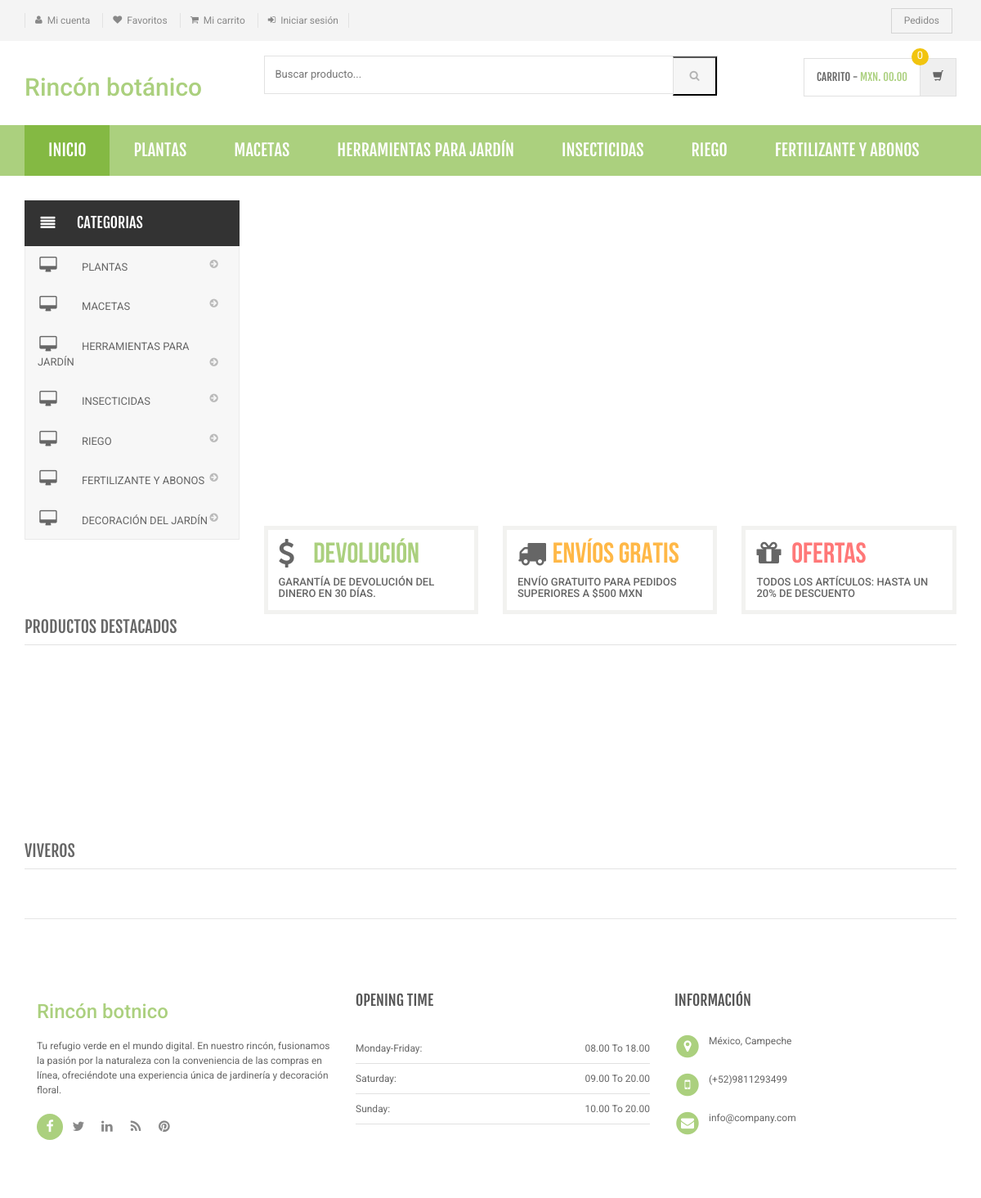
The page / on the database its author committed.
### tables this page shows
CREATE TABLE `category` (
  `id` int(11) NOT NULL,
  `categoryName` varchar(255) DEFAULT NULL,
  `categoryDescription` longtext DEFAULT NULL,
  `creationDate` timestamp NOT NULL DEFAULT current_timestamp(),
  `updationDate` varchar(255) DEFAULT NULL
);

### index.php (the view, shortened to what this page needs)
<?php
include('includes/config.php');
?>
<!DOCTYPE html>
<html lang="en">
	<head>
	    <link rel="stylesheet" href="assets/css/bootstrap.min.css">
	    <link rel="stylesheet" href="assets/css/main.css">
	    <link rel="stylesheet" href="assets/css/green.css">
	    <link rel="stylesheet" href="assets/css/owl.carousel.css">
		<link rel="stylesheet" href="assets/css/owl.transitions.css">
		<link href="assets/css/lightbox.css" rel="stylesheet">
		<link rel="stylesheet" href="assets/css/animate.min.css">
		<link rel="stylesheet" href="assets/css/rateit.css">
		<link rel="stylesheet" href="assets/css/bootstrap-select.min.css">
		<link rel="stylesheet" href="assets/css/config.css">
		<link href="assets/css/green.css" rel="alternate stylesheet" title="Green color">
		<link href="assets/css/blue.css" rel="alternate stylesheet" title="Blue color">
		<link href="assets/css/red.css" rel="alternate stylesheet" title="Red color">
		<link href="assets/css/orange.css" rel="alternate stylesheet" title="Orange color">
		<link href="assets/css/dark-green.css" rel="alternate stylesheet" title="Darkgreen color">
		<link rel="stylesheet" href="assets/css/font-awesome.min.css">
	</head>
    <body class="cnt-home">
<header class="header-style-1">
<?php include('includes/top-header.php');?>
<?php include('includes/main-header.php');?>
<?php include('includes/menu-bar.php');?>
</header>
<div class="body-content outer-top-xs" id="top-banner-and-menu">
	<div class="container">
		<div class="furniture-container homepage-container">
		<div class="row">
			<div class="col-xs-12 col-sm-12 col-md-3 sidebar">
	<?php include('includes/side-menu.php');?>
			</div>
			<div class="col-xs-12 col-sm-12 col-md-9 homebanner-holder">
<div id="hero" class="homepage-slider3">
</div>
<div class="info-boxes wow fadeInUp">
	<div class="info-boxes-inner">
		<div class="row">
			<div class="col-md-6 col-sm-4 col-lg-4">
				<div class="info-box">
					<div class="row">
						<div class="col-xs-2">
						     <i class="icon fa fa-dollar"></i>
						</div>
						<div class="col-xs-10">
							<h4 class="info-box-heading green">devolución</h4>
						</div>
					</div>
					<h6 class="text">Garantía de devolución del dinero en 30 días.</h6>
				</div>
			</div>
			<div class="hidden-md col-sm-4 col-lg-4">
				<div class="info-box">
					<div class="row">
						<div class="col-xs-2">
							<i class="icon fa fa-truck"></i>
						</div>
						<div class="col-xs-10">
							<h4 class="info-box-heading orange">Envíos gratis</h4>
						</div>
					</div>
					<h6 class="text">Envío gratuito para pedidos superiores a $500 MXN</h6>
				</div>
			</div>
			<div class="col-md-6 col-sm-4 col-lg-4">
				<div class="info-box">
					<div class="row">
						<div class="col-xs-2">
							<i class="icon fa fa-gift"></i>
						</div>
						<div class="col-xs-10">
							<h4 class="info-box-heading red">Ofertas</h4>
						</div>
					</div>
					<h6 class="text">Todos los artículos: hasta un 20% de descuento </h6>
				</div>
			</div>
		</div>
	</div>
</div>
			</div>
		</div>
		<div id="product-tabs-slider" class="scroll-tabs inner-bottom-vs  wow fadeInUp">
			<div class="more-info-tab clearfix">
			   <h3 class="new-product-title pull-left">Productos destacados</h3>
			</div>
		</div>
			<div class="sections prod-slider-small outer-top-small">
				<div class="row">
					<div class="col-md-6">
					</div>
					<div class="col-md-6">
					</div>
				</div>
			</div>
	<section class="section featured-product inner-xs wow fadeInUp">
		</section>
<?php include('includes/brands-slider.php');?>
<?php include('includes/footer.php');?>
</body>
</html>

### includes/menu-bar.php (shortened to what this page needs)
<div class="header-nav animate-dropdown">
    <div class="container">
        <div class="yamm navbar navbar-default" role="navigation">
            <div class="nav-bg-class">
                <div class="navbar-collapse collapse" id="mc-horizontal-menu-collapse">
	<div class="nav-outer">
		<ul class="nav navbar-nav">
			<li class="active dropdown yamm-fw">
				<a href="index.php" data-hover="dropdown" class="dropdown-toggle">Inicio</a>
			</li>
              <?php $sql=mysqli_query($con,"select id,categoryName  from category limit 6");
while($row=mysqli_fetch_array($sql))
{
    ?>
			<li class="dropdown yamm">
				<a href="category.php?cid=<?php echo $row['id'];?>"> <?php echo $row['categoryName'];?></a>
			</li>
			<?php } ?>
		</ul>
		<div class="clearfix"></div>
	</div>
</div>
            </div>
        </div>
    </div>
</div>

### includes/side-menu.php
<div class="side-menu animate-dropdown outer-bottom-xs">
    <div class="head"><i class="icon fa fa-align-justify fa-fw"></i> Categorias</div>
    <nav class="yamm megamenu-horizontal" role="navigation">
        <ul class="nav">
            <li class="dropdown menu-item">
              <?php $sql=mysqli_query($con,"select id,categoryName  from category");
while($row=mysqli_fetch_array($sql))
{
    ?>
                <a href="category.php?cid=<?php echo $row['id'];?>" class="dropdown-toggle"><i class="icon fa fa-desktop fa-fw"></i>
                <?php echo $row['categoryName'];?></a>
                <?php }?>
</li>
</ul>
    </nav>
</div>

### assets/css/green.css (style rules this page uses)
a { color: #abd07e; }
.header-style-1 .header-nav { background: #abd07e; }
.cnt-home .header-style-1 .header-nav .navbar .navbar-nav > li.active { background: #84b943; }
.info-box .info-box-heading.green { color: #abd07e; }

### assets/css/lightbox.css (style rules this page uses)
body:after { content: url(../images/close.png) url(../images/loading.gif) url(../images/prev.png) url(../images/next.png); display: none; }

### assets/css/blue.css (style rules this page uses)
a { color: #3498db; }
.header-style-1 .header-nav { background: #3498db; }
.cnt-home .header-style-1 .header-nav .navbar .navbar-nav > li.active { background: #1d6ca1; }
.info-box .info-box-heading.green { color: #3498db; }

### assets/css/red.css (style rules this page uses)
a { color: #ff6c6c; }
.header-style-1 .header-nav { background: #ff6c6c; }
.cnt-home .header-style-1 .header-nav .navbar .navbar-nav > li.active { background: #ff1a1a; }
.info-box .info-box-heading.green { color: #ff6c6c; }

### assets/css/orange.css (style rules this page uses)
a { color: #f39c12; }
.header-style-1 .header-nav { background: #f39c12; }
.cnt-home .header-style-1 .header-nav .navbar .navbar-nav > li.active { background: #ab6c09; }
.info-box .info-box-heading.green { color: #f39c12; }

### assets/css/dark-green.css (style rules this page uses)
a { color: #12cca7; }
.header-style-1 .header-nav { background: #12cca7; }
.cnt-home .header-style-1 .header-nav .navbar .navbar-nav > li.active { background: #0b816a; }
.info-box .info-box-heading.green { color: #12cca7; }

### rows shown on the page
category: categoryName "PLANTAS"
category: categoryName "MACETAS"
category: categoryName "HERRAMIENTAS PARA JARDÍN"
category: categoryName "INSECTICIDAS"
category: categoryName "RIEGO"
category: categoryName "FERTILIZANTE Y ABONOS"
category: categoryName "DECORACIÓN DEL JARDÍN"
